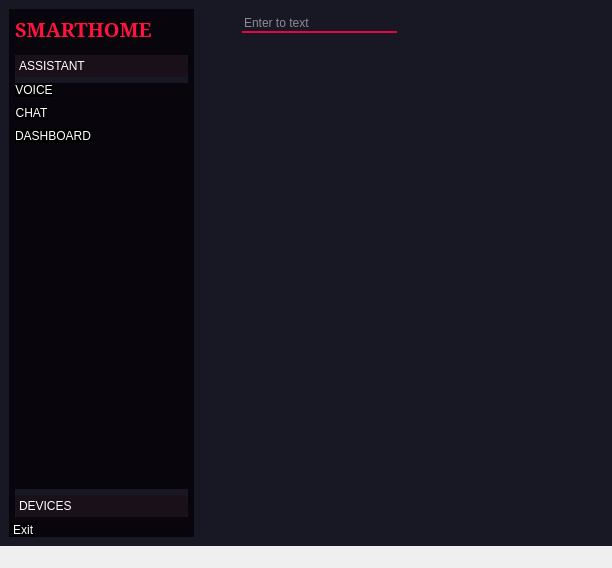
<?xml version="1.0" encoding="UTF-8"?>
<ui version="4.0">
 <class>MainWindow</class>
 <widget class="QMainWindow" name="MainWindow">
  <property name="geometry">
   <rect>
    <x>0</x>
    <y>0</y>
    <width>612</width>
    <height>568</height>
   </rect>
  </property>
  <property name="windowTitle">
   <string>MainWindow</string>
  </property>
  <property name="styleSheet">
   <string notr="true">*{
	border:none;
}</string>
  </property>
  <widget class="QWidget" name="centralwidget">
   <property name="styleSheet">
    <string notr="true">background-color: rgb(24, 24, 36);</string>
   </property>
   <layout class="QHBoxLayout" name="horizontalLayout">
    <item>
     <widget class="QFrame" name="Menu">
      <property name="sizePolicy">
       <sizepolicy hsizetype="Preferred" vsizetype="Expanding">
        <horstretch>0</horstretch>
        <verstretch>0</verstretch>
       </sizepolicy>
      </property>
      <property name="styleSheet">
       <string notr="true">background-color: rgb(9, 5, 13);</string>
      </property>
      <property name="frameShape">
       <enum>QFrame::StyledPanel</enum>
      </property>
      <property name="frameShadow">
       <enum>QFrame::Raised</enum>
      </property>
      <layout class="QVBoxLayout" name="verticalLayout_6">
       <property name="spacing">
        <number>0</number>
       </property>
       <property name="leftMargin">
        <number>0</number>
       </property>
       <property name="topMargin">
        <number>0</number>
       </property>
       <property name="rightMargin">
        <number>0</number>
       </property>
       <property name="bottomMargin">
        <number>0</number>
       </property>
       <item alignment="Qt::AlignTop">
        <widget class="QFrame" name="frame_2">
         <property name="frameShape">
          <enum>QFrame::StyledPanel</enum>
         </property>
         <property name="frameShadow">
          <enum>QFrame::Raised</enum>
         </property>
         <layout class="QHBoxLayout" name="horizontalLayout_7">
          <property name="spacing">
           <number>6</number>
          </property>
          <property name="leftMargin">
           <number>6</number>
          </property>
          <property name="topMargin">
           <number>6</number>
          </property>
          <property name="rightMargin">
           <number>6</number>
          </property>
          <property name="bottomMargin">
           <number>6</number>
          </property>
          <item>
           <widget class="QLabel" name="label">
            <property name="font">
             <font>
              <family>Noto Serif</family>
              <pointsize>15</pointsize>
              <weight>75</weight>
              <bold>true</bold>
             </font>
            </property>
            <property name="text">
             <string>&lt;html&gt;&lt;head/&gt;&lt;body&gt;&lt;p&gt;&lt;span style=&quot; color:#ff133e;&quot;&gt;SMARTHOME&lt;/span&gt;&lt;/p&gt;&lt;/body&gt;&lt;/html&gt;</string>
            </property>
           </widget>
          </item>
          <item alignment="Qt::AlignHCenter">
           <widget class="QLabel" name="label_2">
            <property name="text">
             <string/>
            </property>
            <property name="pixmap">
             <pixmap resource="icons.qrc">:/icons/icons/home.svg</pixmap>
            </property>
           </widget>
          </item>
         </layout>
        </widget>
       </item>
       <item>
        <widget class="QFrame" name="frame_4">
         <property name="sizePolicy">
          <sizepolicy hsizetype="Preferred" vsizetype="Expanding">
           <horstretch>0</horstretch>
           <verstretch>0</verstretch>
          </sizepolicy>
         </property>
         <property name="frameShape">
          <enum>QFrame::StyledPanel</enum>
         </property>
         <property name="frameShadow">
          <enum>QFrame::Raised</enum>
         </property>
         <layout class="QVBoxLayout" name="verticalLayout_8">
          <property name="spacing">
           <number>6</number>
          </property>
          <property name="leftMargin">
           <number>6</number>
          </property>
          <property name="topMargin">
           <number>6</number>
          </property>
          <property name="rightMargin">
           <number>6</number>
          </property>
          <property name="bottomMargin">
           <number>6</number>
          </property>
          <item>
           <widget class="QToolBox" name="toolBox">
            <property name="styleSheet">
             <string notr="true">QToolBox{
	background-color: rgb(24, 24, 36);
	text-align: left;
	color: white;
}
QToolBox::tab{
	border-radius: 5px;
	background-color: rgb(26, 16, 26);
	text-align: left;
	color: white;
}
</string>
            </property>
            <property name="currentIndex">
             <number>0</number>
            </property>
            <widget class="QWidget" name="page">
             <property name="geometry">
              <rect>
               <x>0</x>
               <y>0</y>
               <width>176</width>
               <height>375</height>
              </rect>
             </property>
             <attribute name="icon">
              <iconset resource="icons.qrc">
               <normaloff>:/icons/icons/chevron-down.svg</normaloff>:/icons/icons/chevron-down.svg</iconset>
             </attribute>
             <attribute name="label">
              <string>ASSISTANT</string>
             </attribute>
             <layout class="QVBoxLayout" name="verticalLayout_9">
              <property name="spacing">
               <number>0</number>
              </property>
              <property name="leftMargin">
               <number>0</number>
              </property>
              <property name="topMargin">
               <number>0</number>
              </property>
              <property name="rightMargin">
               <number>0</number>
              </property>
              <property name="bottomMargin">
               <number>0</number>
              </property>
              <item alignment="Qt::AlignTop">
               <widget class="QFrame" name="frame_6">
                <property name="styleSheet">
                 <string notr="true">QPushButton {background-color: #000000; color: White;}</string>
                </property>
                <property name="frameShape">
                 <enum>QFrame::StyledPanel</enum>
                </property>
                <property name="frameShadow">
                 <enum>QFrame::Raised</enum>
                </property>
                <layout class="QVBoxLayout" name="verticalLayout_10">
                 <property name="spacing">
                  <number>9</number>
                 </property>
                 <property name="leftMargin">
                  <number>0</number>
                 </property>
                 <property name="topMargin">
                  <number>0</number>
                 </property>
                 <property name="rightMargin">
                  <number>0</number>
                 </property>
                 <property name="bottomMargin">
                  <number>0</number>
                 </property>
                 <item alignment="Qt::AlignLeft">
                  <widget class="QPushButton" name="pushButton_10">
                   <property name="text">
                    <string>VOICE</string>
                   </property>
                   <property name="icon">
                    <iconset resource="icons.qrc">
                     <normaloff>:/icons/icons/mic.svg</normaloff>:/icons/icons/mic.svg</iconset>
                   </property>
                   <property name="iconSize">
                    <size>
                     <width>20</width>
                     <height>20</height>
                    </size>
                   </property>
                  </widget>
                 </item>
                 <item alignment="Qt::AlignLeft">
                  <widget class="QPushButton" name="pushButton_11">
                   <property name="text">
                    <string>CHAT</string>
                   </property>
                   <property name="icon">
                    <iconset resource="icons.qrc">
                     <normaloff>:/icons/icons/message-square.svg</normaloff>:/icons/icons/message-square.svg</iconset>
                   </property>
                   <property name="iconSize">
                    <size>
                     <width>20</width>
                     <height>20</height>
                    </size>
                   </property>
                  </widget>
                 </item>
                 <item alignment="Qt::AlignLeft">
                  <widget class="QPushButton" name="pushButton_12">
                   <property name="text">
                    <string>DASHBOARD</string>
                   </property>
                   <property name="icon">
                    <iconset resource="icons.qrc">
                     <normaloff>:/icons/icons/database.svg</normaloff>:/icons/icons/database.svg</iconset>
                   </property>
                   <property name="iconSize">
                    <size>
                     <width>20</width>
                     <height>20</height>
                    </size>
                   </property>
                  </widget>
                 </item>
                </layout>
               </widget>
              </item>
             </layout>
            </widget>
            <widget class="QWidget" name="page_2">
             <property name="geometry">
              <rect>
               <x>0</x>
               <y>0</y>
               <width>176</width>
               <height>375</height>
              </rect>
             </property>
             <attribute name="icon">
              <iconset resource="icons.qrc">
               <normaloff>:/icons/icons/chevron-down.svg</normaloff>:/icons/icons/chevron-down.svg</iconset>
             </attribute>
             <attribute name="label">
              <string>DEVICES</string>
             </attribute>
             <layout class="QVBoxLayout" name="verticalLayout_11">
              <item alignment="Qt::AlignTop">
               <widget class="QFrame" name="frame_10">
                <property name="styleSheet">
                 <string notr="true">QPushButton {background-color: #000000; color: White;}</string>
                </property>
                <property name="frameShape">
                 <enum>QFrame::StyledPanel</enum>
                </property>
                <property name="frameShadow">
                 <enum>QFrame::Raised</enum>
                </property>
                <layout class="QVBoxLayout" name="verticalLayout_12">
                 <property name="spacing">
                  <number>6</number>
                 </property>
                 <property name="leftMargin">
                  <number>0</number>
                 </property>
                 <property name="topMargin">
                  <number>0</number>
                 </property>
                 <property name="rightMargin">
                  <number>0</number>
                 </property>
                 <property name="bottomMargin">
                  <number>0</number>
                 </property>
                 <item alignment="Qt::AlignLeft">
                  <widget class="QPushButton" name="pushButton_13">
                   <property name="text">
                    <string>MEMBER</string>
                   </property>
                   <property name="icon">
                    <iconset resource="icons.qrc">
                     <normaloff>:/icons/icons/users.svg</normaloff>:/icons/icons/users.svg</iconset>
                   </property>
                   <property name="iconSize">
                    <size>
                     <width>20</width>
                     <height>20</height>
                    </size>
                   </property>
                  </widget>
                 </item>
                 <item alignment="Qt::AlignLeft">
                  <widget class="QPushButton" name="pushButton_14">
                   <property name="text">
                    <string>SECURITY</string>
                   </property>
                   <property name="icon">
                    <iconset resource="icons.qrc">
                     <normaloff>:/icons/icons/shield.svg</normaloff>:/icons/icons/shield.svg</iconset>
                   </property>
                   <property name="iconSize">
                    <size>
                     <width>20</width>
                     <height>20</height>
                    </size>
                   </property>
                  </widget>
                 </item>
                 <item alignment="Qt::AlignLeft">
                  <widget class="QPushButton" name="pushButton_16">
                   <property name="text">
                    <string>ROOMS</string>
                   </property>
                   <property name="icon">
                    <iconset resource="icons.qrc">
                     <normaloff>:/icons/icons/heart.svg</normaloff>:/icons/icons/heart.svg</iconset>
                   </property>
                   <property name="iconSize">
                    <size>
                     <width>20</width>
                     <height>20</height>
                    </size>
                   </property>
                  </widget>
                 </item>
                 <item alignment="Qt::AlignLeft">
                  <widget class="QPushButton" name="pushButton_15">
                   <property name="text">
                    <string>POWER</string>
                   </property>
                   <property name="icon">
                    <iconset resource="icons.qrc">
                     <normaloff>:/icons/icons/zap.svg</normaloff>:/icons/icons/zap.svg</iconset>
                   </property>
                   <property name="iconSize">
                    <size>
                     <width>20</width>
                     <height>20</height>
                    </size>
                   </property>
                  </widget>
                 </item>
                </layout>
               </widget>
              </item>
             </layout>
            </widget>
           </widget>
          </item>
         </layout>
        </widget>
       </item>
       <item alignment="Qt::AlignLeft|Qt::AlignBottom">
        <widget class="QFrame" name="frame_3">
         <property name="styleSheet">
          <string notr="true">QPushButton {background-color: #000000; color: White;}</string>
         </property>
         <property name="frameShape">
          <enum>QFrame::StyledPanel</enum>
         </property>
         <property name="frameShadow">
          <enum>QFrame::Raised</enum>
         </property>
         <layout class="QVBoxLayout" name="verticalLayout_7">
          <property name="spacing">
           <number>0</number>
          </property>
          <property name="leftMargin">
           <number>0</number>
          </property>
          <property name="topMargin">
           <number>0</number>
          </property>
          <property name="rightMargin">
           <number>0</number>
          </property>
          <property name="bottomMargin">
           <number>0</number>
          </property>
          <item alignment="Qt::AlignRight|Qt::AlignVCenter">
           <widget class="QPushButton" name="pushButton_9">
            <property name="styleSheet">
             <string notr="true">QPushButton {background-color: #rgb(9, 5, 13); color: white;}</string>
            </property>
            <property name="text">
             <string> Exit</string>
            </property>
            <property name="icon">
             <iconset resource="icons.qrc">
              <normaloff>:/icons/icons/external-link.svg</normaloff>:/icons/icons/external-link.svg</iconset>
            </property>
            <property name="iconSize">
             <size>
              <width>18</width>
              <height>18</height>
             </size>
            </property>
           </widget>
          </item>
         </layout>
        </widget>
       </item>
      </layout>
     </widget>
    </item>
    <item>
     <widget class="QFrame" name="Bodyy">
      <property name="minimumSize">
       <size>
        <width>400</width>
        <height>0</height>
       </size>
      </property>
      <property name="frameShape">
       <enum>QFrame::StyledPanel</enum>
      </property>
      <property name="frameShadow">
       <enum>QFrame::Raised</enum>
      </property>
      <layout class="QVBoxLayout" name="verticalLayout_3">
       <property name="spacing">
        <number>0</number>
       </property>
       <property name="leftMargin">
        <number>0</number>
       </property>
       <property name="topMargin">
        <number>0</number>
       </property>
       <property name="rightMargin">
        <number>0</number>
       </property>
       <property name="bottomMargin">
        <number>0</number>
       </property>
       <item alignment="Qt::AlignTop">
        <widget class="QFrame" name="header">
         <property name="styleSheet">
          <string notr="true"/>
         </property>
         <property name="frameShape">
          <enum>QFrame::StyledPanel</enum>
         </property>
         <property name="frameShadow">
          <enum>QFrame::Raised</enum>
         </property>
         <layout class="QHBoxLayout" name="horizontalLayout_3">
          <property name="spacing">
           <number>4</number>
          </property>
          <property name="leftMargin">
           <number>6</number>
          </property>
          <property name="topMargin">
           <number>6</number>
          </property>
          <property name="rightMargin">
           <number>6</number>
          </property>
          <property name="bottomMargin">
           <number>6</number>
          </property>
          <item alignment="Qt::AlignLeft|Qt::AlignTop">
           <widget class="QFrame" name="frame">
            <property name="frameShape">
             <enum>QFrame::StyledPanel</enum>
            </property>
            <property name="frameShadow">
             <enum>QFrame::Raised</enum>
            </property>
            <layout class="QVBoxLayout" name="verticalLayout_5">
             <property name="spacing">
              <number>0</number>
             </property>
             <property name="leftMargin">
              <number>0</number>
             </property>
             <property name="topMargin">
              <number>0</number>
             </property>
             <property name="rightMargin">
              <number>0</number>
             </property>
             <property name="bottomMargin">
              <number>0</number>
             </property>
             <item>
              <widget class="QPushButton" name="pushButton_8">
               <property name="text">
                <string/>
               </property>
               <property name="icon">
                <iconset resource="icons.qrc">
                 <normaloff>:/icons/icons/menu.svg</normaloff>:/icons/icons/menu.svg</iconset>
               </property>
               <property name="iconSize">
                <size>
                 <width>20</width>
                 <height>20</height>
                </size>
               </property>
              </widget>
             </item>
            </layout>
           </widget>
          </item>
          <item alignment="Qt::AlignLeft|Qt::AlignTop">
           <widget class="QFrame" name="frame_9">
            <property name="frameShape">
             <enum>QFrame::StyledPanel</enum>
            </property>
            <property name="frameShadow">
             <enum>QFrame::Raised</enum>
            </property>
            <layout class="QHBoxLayout" name="horizontalLayout_6">
             <property name="spacing">
              <number>0</number>
             </property>
             <property name="leftMargin">
              <number>0</number>
             </property>
             <property name="topMargin">
              <number>0</number>
             </property>
             <property name="rightMargin">
              <number>0</number>
             </property>
             <property name="bottomMargin">
              <number>0</number>
             </property>
             <item>
              <widget class="QLineEdit" name="lineEdit">
               <property name="minimumSize">
                <size>
                 <width>155</width>
                 <height>0</height>
                </size>
               </property>
               <property name="styleSheet">
                <string notr="true">border-bottom: 2px solid rgb(230, 5, 64); color:white;</string>
               </property>
               <property name="placeholderText">
                <string>Enter to text</string>
               </property>
              </widget>
             </item>
             <item>
              <widget class="QPushButton" name="pushButton">
               <property name="text">
                <string/>
               </property>
               <property name="icon">
                <iconset resource="icons.qrc">
                 <normaloff>:/icons/icons/search.svg</normaloff>:/icons/icons/search.svg</iconset>
               </property>
              </widget>
             </item>
            </layout>
           </widget>
          </item>
          <item alignment="Qt::AlignHCenter|Qt::AlignTop">
           <widget class="QFrame" name="frame_8">
            <property name="frameShape">
             <enum>QFrame::StyledPanel</enum>
            </property>
            <property name="frameShadow">
             <enum>QFrame::Raised</enum>
            </property>
            <layout class="QHBoxLayout" name="horizontalLayout_5">
             <property name="spacing">
              <number>0</number>
             </property>
             <property name="leftMargin">
              <number>0</number>
             </property>
             <property name="topMargin">
              <number>0</number>
             </property>
             <property name="rightMargin">
              <number>0</number>
             </property>
             <property name="bottomMargin">
              <number>0</number>
             </property>
             <item>
              <widget class="QPushButton" name="pushButton_3">
               <property name="text">
                <string/>
               </property>
               <property name="icon">
                <iconset resource="icons.qrc">
                 <normaloff>:/icons/icons/globe.svg</normaloff>:/icons/icons/globe.svg</iconset>
               </property>
              </widget>
             </item>
             <item>
              <widget class="QPushButton" name="pushButton_2">
               <property name="text">
                <string/>
               </property>
               <property name="icon">
                <iconset resource="icons.qrc">
                 <normaloff>:/icons/icons/bell.svg</normaloff>:/icons/icons/bell.svg</iconset>
               </property>
              </widget>
             </item>
            </layout>
           </widget>
          </item>
          <item alignment="Qt::AlignRight|Qt::AlignTop">
           <widget class="QFrame" name="frame_7">
            <property name="frameShape">
             <enum>QFrame::StyledPanel</enum>
            </property>
            <property name="frameShadow">
             <enum>QFrame::Raised</enum>
            </property>
            <layout class="QHBoxLayout" name="horizontalLayout_4">
             <property name="spacing">
              <number>0</number>
             </property>
             <property name="leftMargin">
              <number>0</number>
             </property>
             <property name="topMargin">
              <number>0</number>
             </property>
             <property name="rightMargin">
              <number>0</number>
             </property>
             <property name="bottomMargin">
              <number>0</number>
             </property>
             <item>
              <widget class="QPushButton" name="pushButton_6">
               <property name="text">
                <string/>
               </property>
               <property name="icon">
                <iconset resource="icons.qrc">
                 <normaloff>:/icons/icons/minus.svg</normaloff>:/icons/icons/minus.svg</iconset>
               </property>
              </widget>
             </item>
             <item>
              <widget class="QPushButton" name="pushButton_5">
               <property name="text">
                <string/>
               </property>
               <property name="icon">
                <iconset resource="icons.qrc">
                 <normaloff>:/icons/icons/maximize.svg</normaloff>:/icons/icons/maximize.svg</iconset>
               </property>
              </widget>
             </item>
             <item>
              <widget class="QPushButton" name="pushButton_4">
               <property name="text">
                <string/>
               </property>
               <property name="icon">
                <iconset resource="icons.qrc">
                 <normaloff>:/icons/icons/x.svg</normaloff>:/icons/icons/x.svg</iconset>
               </property>
              </widget>
             </item>
            </layout>
           </widget>
          </item>
         </layout>
        </widget>
       </item>
       <item>
        <widget class="QFrame" name="Body">
         <property name="sizePolicy">
          <sizepolicy hsizetype="Preferred" vsizetype="Expanding">
           <horstretch>0</horstretch>
           <verstretch>0</verstretch>
          </sizepolicy>
         </property>
         <property name="frameShape">
          <enum>QFrame::StyledPanel</enum>
         </property>
         <property name="frameShadow">
          <enum>QFrame::Raised</enum>
         </property>
        </widget>
       </item>
       <item alignment="Qt::AlignBottom">
        <widget class="QFrame" name="footer_2">
         <property name="frameShape">
          <enum>QFrame::StyledPanel</enum>
         </property>
         <property name="frameShadow">
          <enum>QFrame::Raised</enum>
         </property>
         <layout class="QHBoxLayout" name="horizontalLayout_8">
          <property name="spacing">
           <number>0</number>
          </property>
          <property name="leftMargin">
           <number>0</number>
          </property>
          <property name="topMargin">
           <number>0</number>
          </property>
          <property name="rightMargin">
           <number>0</number>
          </property>
          <property name="bottomMargin">
           <number>0</number>
          </property>
          <item alignment="Qt::AlignRight|Qt::AlignBottom">
           <widget class="QFrame" name="frame_12">
            <property name="frameShape">
             <enum>QFrame::StyledPanel</enum>
            </property>
            <property name="frameShadow">
             <enum>QFrame::Raised</enum>
            </property>
            <layout class="QVBoxLayout" name="verticalLayout_4">
             <property name="spacing">
              <number>0</number>
             </property>
             <property name="leftMargin">
              <number>0</number>
             </property>
             <property name="topMargin">
              <number>0</number>
             </property>
             <property name="rightMargin">
              <number>0</number>
             </property>
             <property name="bottomMargin">
              <number>0</number>
             </property>
             <item>
              <widget class="QPushButton" name="pushButton_7">
               <property name="text">
                <string/>
               </property>
               <property name="icon">
                <iconset resource="icons.qrc">
                 <normaloff>:/icons/icons/mic-off.svg</normaloff>:/icons/icons/mic-off.svg</iconset>
               </property>
              </widget>
             </item>
            </layout>
           </widget>
          </item>
          <item alignment="Qt::AlignRight|Qt::AlignBottom">
           <widget class="QFrame" name="resize_2">
            <property name="minimumSize">
             <size>
              <width>10</width>
              <height>10</height>
             </size>
            </property>
            <property name="maximumSize">
             <size>
              <width>10</width>
              <height>10</height>
             </size>
            </property>
            <property name="frameShape">
             <enum>QFrame::StyledPanel</enum>
            </property>
            <property name="frameShadow">
             <enum>QFrame::Raised</enum>
            </property>
           </widget>
          </item>
         </layout>
        </widget>
       </item>
      </layout>
     </widget>
    </item>
   </layout>
  </widget>
  <widget class="QMenuBar" name="menubar">
   <property name="geometry">
    <rect>
     <x>0</x>
     <y>0</y>
     <width>612</width>
     <height>21</height>
    </rect>
   </property>
  </widget>
  <widget class="QStatusBar" name="statusbar"/>
 </widget>
 <resources>
  <include location="icons.qrc"/>
 </resources>
 <connections/>
</ui>
